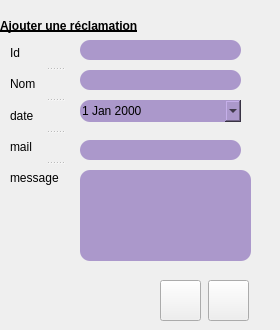
     <widget class="QWidget" name="page_14">
      <widget class="QSplitter" name="splitter_6">
       <property name="geometry">
        <rect>
         <x>10</x>
         <y>40</y>
         <width>90</width>
         <height>151</height>
        </rect>
       </property>
       <property name="orientation">
        <enum>Qt::Vertical</enum>
       </property>
       <property name="handleWidth">
        <number>5</number>
       </property>
       <widget class="QLabel" name="label_46">
        <property name="text">
         <string>Id</string>
        </property>
       </widget>
       <widget class="QLabel" name="label_47">
        <property name="text">
         <string>Nom</string>
        </property>
       </widget>
       <widget class="QLabel" name="label_48">
        <property name="text">
         <string>date</string>
        </property>
       </widget>
       <widget class="QLabel" name="label_156">
        <property name="text">
         <string>mail</string>
        </property>
       </widget>
       <widget class="QLabel" name="label_157">
        <property name="text">
         <string>message</string>
        </property>
       </widget>
      </widget>
      <widget class="QLineEdit" name="lineEdit_id_ar">
       <property name="geometry">
        <rect>
         <x>80</x>
         <y>40</y>
         <width>161</width>
         <height>20</height>
        </rect>
       </property>
       <property name="styleSheet">
        <string notr="true">border-color: rgb(255, 255, 255);

border-radius: 10px;
background-color: rgb(171, 152, 203);</string>
       </property>
      </widget>
      <widget class="QLineEdit" name="lineEdit_nom_ar">
       <property name="geometry">
        <rect>
         <x>80</x>
         <y>70</y>
         <width>161</width>
         <height>20</height>
        </rect>
       </property>
       <property name="styleSheet">
        <string notr="true">border-color: rgb(255, 255, 255);

border-radius: 10px;
background-color: rgb(171, 152, 203);</string>
       </property>
      </widget>
      <widget class="QLineEdit" name="lineEdit_mail_ar">
       <property name="geometry">
        <rect>
         <x>80</x>
         <y>140</y>
         <width>161</width>
         <height>20</height>
        </rect>
       </property>
       <property name="styleSheet">
        <string notr="true">border-color: rgb(255, 255, 255);

border-radius: 10px;
background-color: rgb(171, 152, 203);</string>
       </property>
      </widget>
      <widget class="QDateEdit" name="dateEdit_date_ar">
       <property name="geometry">
        <rect>
         <x>80</x>
         <y>100</y>
         <width>161</width>
         <height>22</height>
        </rect>
       </property>
       <property name="styleSheet">
        <string notr="true">border-color: rgb(255, 255, 255);

border-radius: 10px;
background-color: rgb(171, 152, 203);</string>
       </property>
       <property name="calendarPopup">
        <bool>true</bool>
       </property>
      </widget>
      <widget class="QTextEdit" name="textEdit_msg_ar">
       <property name="geometry">
        <rect>
         <x>80</x>
         <y>170</y>
         <width>171</width>
         <height>91</height>
        </rect>
       </property>
       <property name="styleSheet">
        <string notr="true">border-color: rgb(255, 255, 255);

border-radius: 10px;
background-color: rgb(171, 152, 203);</string>
       </property>
      </widget>
      <widget class="QLabel" name="label_15">
       <property name="geometry">
        <rect>
         <x>0</x>
         <y>10</y>
         <width>271</width>
         <height>31</height>
        </rect>
       </property>
       <property name="styleSheet">
        <string notr="true">font: 75 13pt &quot;Quicksand&quot;;
text-decoration: underline;
font-weight:bold;</string>
       </property>
       <property name="text">
        <string>Ajouter une réclamation</string>
       </property>
      </widget>
      <widget class="QPushButton" name="pushButton_ok_a_r">
       <property name="geometry">
        <rect>
         <x>160</x>
         <y>280</y>
         <width>41</width>
         <height>41</height>
        </rect>
       </property>
       <property name="styleSheet">
        <string notr="true">border-image: url(:/new/prefix1/icon/ok.png);</string>
       </property>
       <property name="text">
        <string/>
       </property>
      </widget>
      <widget class="QPushButton" name="pushButton_annuler_ajouter_aliment_2">
       <property name="geometry">
        <rect>
         <x>208</x>
         <y>280</y>
         <width>41</width>
         <height>41</height>
        </rect>
       </property>
       <property name="styleSheet">
        <string notr="true">border-image: url(:/new/prefix1/icon/annuler.png);</string>
       </property>
       <property name="text">
        <string/>
       </property>
      </widget>
     </widget>
